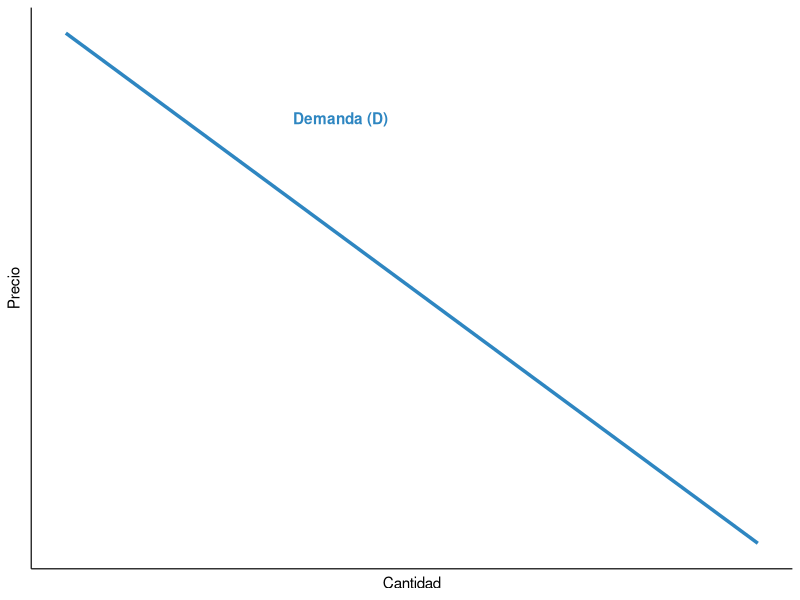
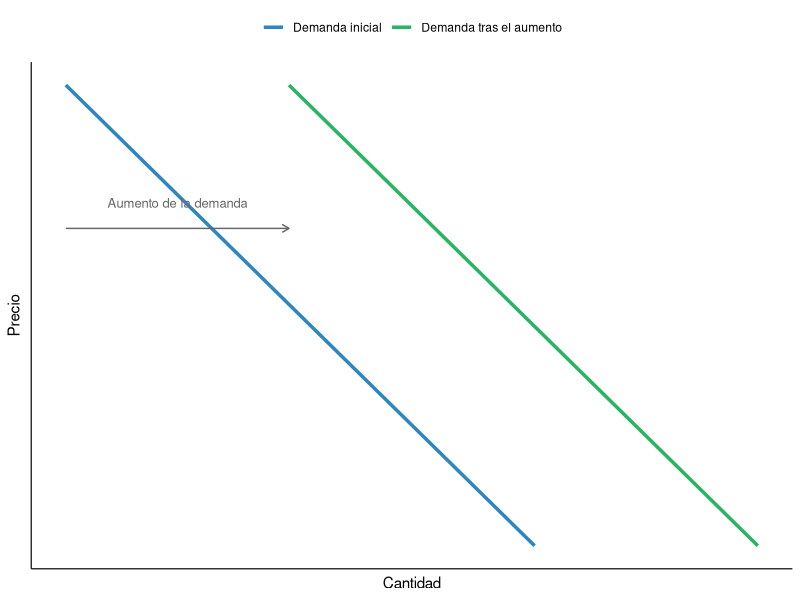
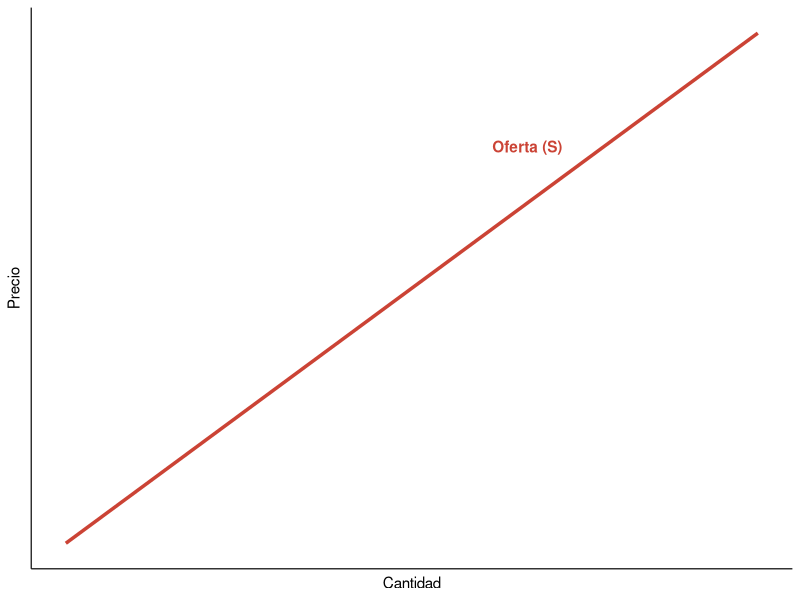
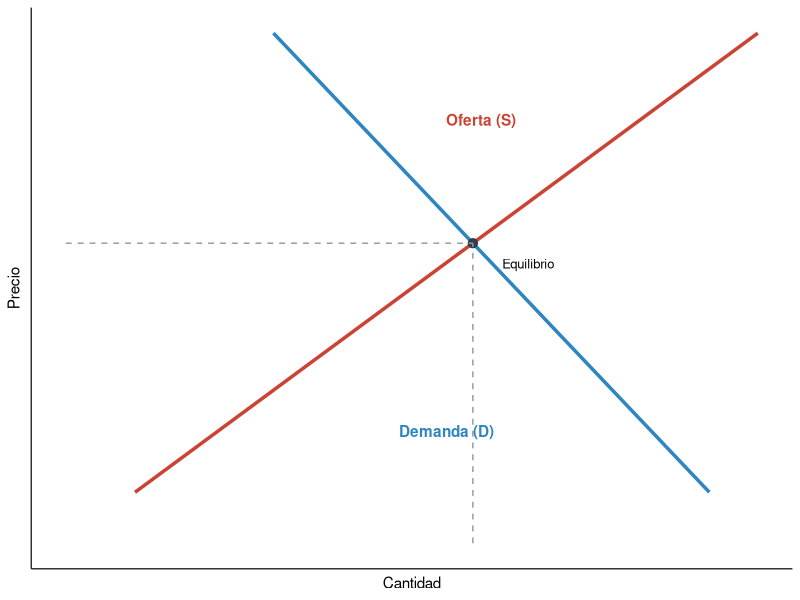

These charts were generated, in order, by the following R code:
## ---- chunk 1
#| label: setup
#| include: false
library(ggplot2)
library(knitr)
library(kableExtra)
## ---- chunk 2
#| label: fig-curva-demanda
#| fig-cap: "La curva de demanda"
#| fig-width: 5
#| fig-height: 3.8

precios <- seq(1, 10, length.out = 50)
cantidad <- 100 - 7 * precios

ggplot(data.frame(p = precios, q = cantidad), aes(q, p)) +
  geom_line(color = "#2E86C1", linewidth = 1.2) +
  annotate("text", x = 55, y = 8.5, label = "Demanda (D)", color = "#2E86C1", fontface = "bold") +
  labs(x = "Cantidad", y = "Precio") +
  theme_minimal(base_size = 11) +
  theme(axis.text = element_blank(), axis.ticks = element_blank(), panel.grid = element_blank(),
        axis.line = element_line(color = "black", linewidth = 0.4))
## ---- chunk 3
#| label: fig-desplazamiento-demanda
#| fig-cap: "Desplazamiento de la curva de demanda"
#| fig-width: 5.5
#| fig-height: 4

precios2 <- seq(1, 10, length.out = 50)
d1 <- 100 - 7 * precios2
d2 <- 130 - 7 * precios2

df_desp <- data.frame(p = rep(precios2, 2), q = c(d1, d2),
                        curva = rep(c("Demanda inicial", "Demanda tras el aumento"), each = 50))

ggplot(df_desp, aes(q, p, color = curva)) +
  geom_line(linewidth = 1.2) +
  scale_color_manual(values = c("Demanda inicial" = "#2E86C1", "Demanda tras el aumento" = "#28B463")) +
  annotate("segment", x = 30, xend = 60, y = 7.2, yend = 7.2,
           arrow = arrow(length = unit(0.2, "cm")), color = "grey40") +
  annotate("text", x = 45, y = 7.7, label = "Aumento de la demanda", size = 3.3, color = "grey40") +
  labs(x = "Cantidad", y = "Precio", color = NULL) +
  theme_minimal(base_size = 11) +
  theme(axis.text = element_blank(), axis.ticks = element_blank(), panel.grid = element_blank(),
        axis.line = element_line(color = "black", linewidth = 0.4),
        legend.position = "top")
## ---- chunk 4
#| label: fig-curva-oferta-mercado
#| fig-cap: "La curva de oferta"
#| fig-width: 5
#| fig-height: 3.8

precios3 <- seq(1, 10, length.out = 50)
cantidad_of <- 10 * precios3

ggplot(data.frame(p = precios3, q = cantidad_of), aes(q, p)) +
  geom_line(color = "#CB4335", linewidth = 1.2) +
  annotate("text", x = 70, y = 8, label = "Oferta (S)", color = "#CB4335", fontface = "bold") +
  labs(x = "Cantidad", y = "Precio") +
  theme_minimal(base_size = 11) +
  theme(axis.text = element_blank(), axis.ticks = element_blank(), panel.grid = element_blank(),
        axis.line = element_line(color = "black", linewidth = 0.4))
## ---- chunk 5
#| label: fig-equilibrio-mercado
#| fig-cap: "El equilibrio de mercado"
#| fig-width: 5.5
#| fig-height: 4.2

precios4 <- seq(1, 10, length.out = 50)
d <- 100 - 7 * precios4
s <- 10 * precios4

# punto de equilibrio: 100-7p = 10p -> 100 = 17p -> p=100/17
p_eq <- 100 / 17
q_eq <- 10 * p_eq

ggplot() +
  geom_line(data = data.frame(p = precios4, q = d), aes(q, p), color = "#2E86C1", linewidth = 1.2) +
  geom_line(data = data.frame(p = precios4, q = s), aes(q, p), color = "#CB4335", linewidth = 1.2) +
  geom_point(aes(x = q_eq, y = p_eq), size = 2.8, color = "#2C3E50") +
  geom_segment(aes(x = q_eq, xend = q_eq, y = 0, yend = p_eq), linetype = "dashed", color = "grey60") +
  geom_segment(aes(x = 0, xend = q_eq, y = p_eq, yend = p_eq), linetype = "dashed", color = "grey60") +
  annotate("text", x = 60, y = 8.3, label = "Oferta (S)", color = "#CB4335", fontface = "bold") +
  annotate("text", x = 55, y = 2.2, label = "Demanda (D)", color = "#2E86C1", fontface = "bold") +
  annotate("text", x = q_eq + 8, y = p_eq - 0.4, label = "Equilibrio", size = 3.3) +
  scale_x_continuous(limits = c(0, 100)) +
  labs(x = "Cantidad", y = "Precio") +
  theme_minimal(base_size = 11) +
  theme(axis.text = element_blank(), axis.ticks = element_blank(), panel.grid = element_blank(),
        axis.line = element_line(color = "black", linewidth = 0.4))
## ---- chunk 6
#| label: tbl-desplazamientos-equilibrio
#| tbl-cap: "Efecto de los desplazamientos sobre el equilibrio"

df_efectos <- data.frame(
  Desplazamiento = c("Aumento de la demanda", "Disminución de la demanda",
                       "Aumento de la oferta", "Disminución de la oferta"),
  Precio = c("Sube", "Baja", "Baja", "Sube"),
  Cantidad = c("Sube", "Baja", "Sube", "Baja")
)

kable(df_efectos, format = if (knitr::is_latex_output()) "latex" else "html", booktabs = TRUE,
      col.names = c("Desplazamiento", "Efecto sobre el precio", "Efecto sobre la cantidad")) |>
  kable_styling(full_width = FALSE, bootstrap_options = c("striped", "hover"),
                latex_options = c("scale_down", "hold_position"))
## ---- chunk 7
#| label: tbl-tipos-elasticidad
#| tbl-cap: "Tipos de elasticidad precio de la demanda"

df_elas <- data.frame(
  Tipo = c("Elástica", "Inelástica", "Unitaria", "Perfectamente elástica", "Perfectamente inelástica"),
  Valor = c("|E| > 1", "|E| < 1", "|E| = 1", "|E| = ∞", "|E| = 0"),
  Significado = c(
    "La cantidad varía más que proporcionalmente que el precio",
    "La cantidad varía menos que proporcionalmente que el precio",
    "La cantidad varía en la misma proporción que el precio",
    "Cualquier subida de precio hace caer la demanda a cero",
    "La cantidad demandada no varía, sea cual sea el precio"
  ),
  Ejemplo = c("Viajes de ocio, bienes de lujo", "Bienes de primera necesidad, tabaco",
              "Caso teórico intermedio", "Producto sin diferenciación en competencia perfecta",
              "Medicamentos vitales sin sustitutos")
)

kable(df_elas, format = if (knitr::is_latex_output()) "latex" else "html", booktabs = TRUE,
      col.names = c("Tipo", "Valor absoluto", "Significado", "Ejemplo")) |>
  kable_styling(full_width = FALSE, font_size = 8.5, bootstrap_options = c("striped", "hover"),
                latex_options = c("scale_down", "hold_position"))
